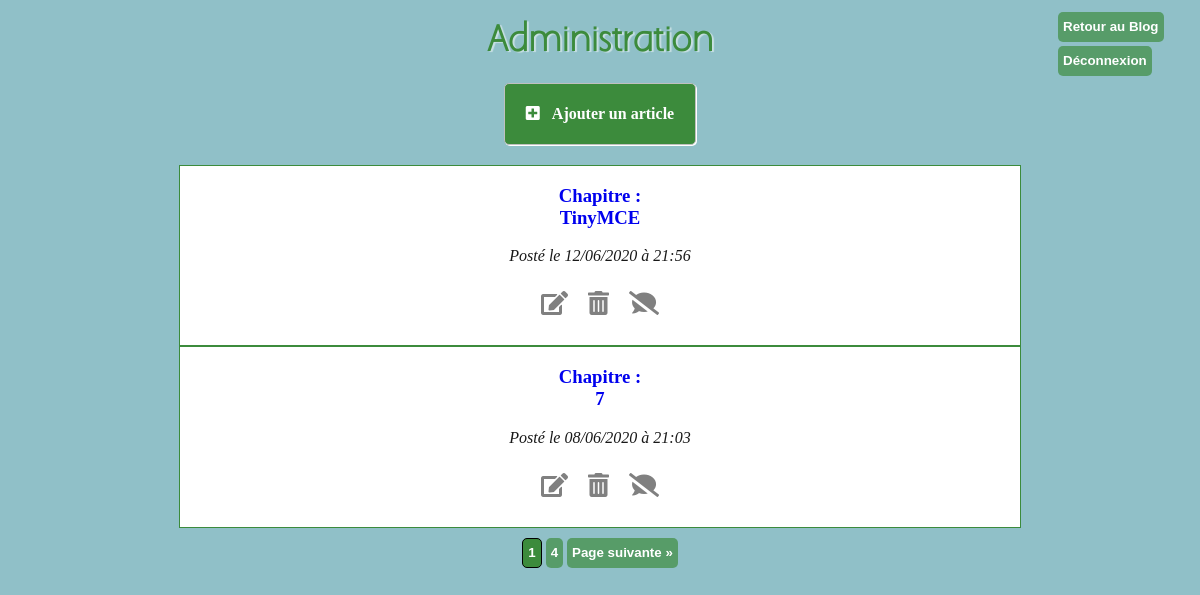
/Index.php?action=administration (signed in), run on an earlier commit of the app's database.
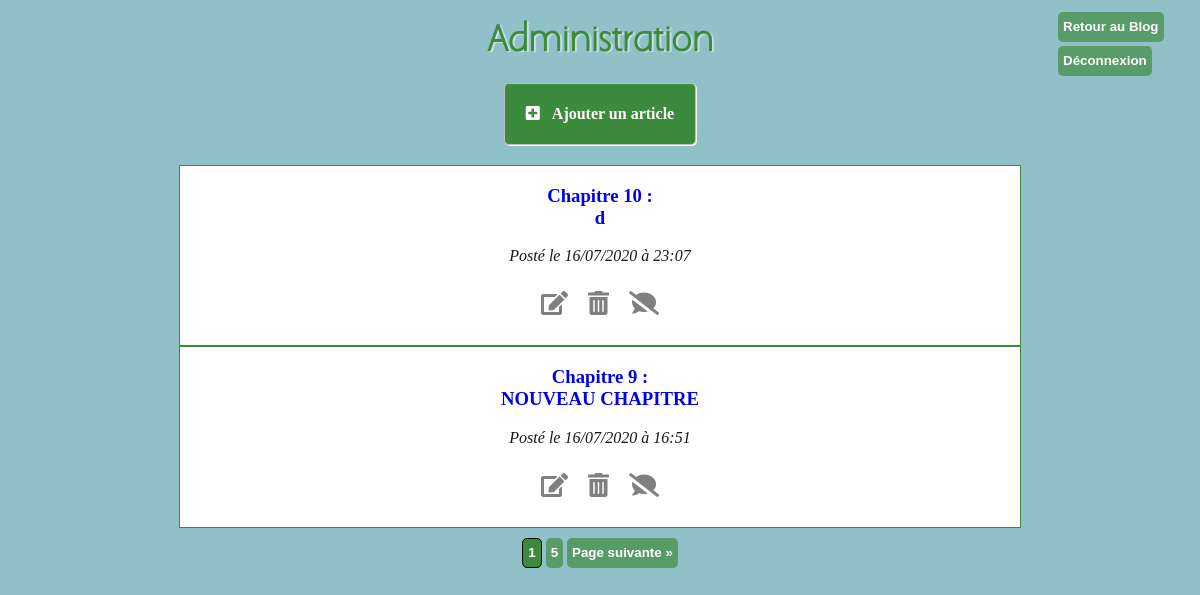
And on a later commit of the database.
### tables this page shows
CREATE TABLE IF NOT EXISTS `articles` (
  `id` int(11) NOT NULL AUTO_INCREMENT,
  `chapter` int(11) NOT NULL,
  `title` varchar(255) DEFAULT NULL,
  `content` text NOT NULL,
  `creation_date` datetime NOT NULL,
  `img` varchar(255) DEFAULT NULL,
  PRIMARY KEY (`id`)
);

### model/Article.php (called while the page is built, shortened)
<?php
class Article {
    protected function dbConnect() {
        $dbPosts = new \PDO('mysql:host=localhost;port=3308;dbname=blog','root', '', array(\PDO::ATTR_ERRMODE =>
        \PDO::ERRMODE_EXCEPTION));
        return $dbPosts;
    }
    public function getPosts($perPage, $offset) {
        $dbPosts = $this->dbConnect();
        $res = $dbPosts->query("SELECT id, chapter, title, content, DATE_FORMAT(creation_date, 'le %d/%m/%Y à %H:%i') AS creation_date_fr, img FROM articles ORDER BY id DESC LIMIT $perPage OFFSET $offset");
        return $res;
    }
    public function countPosts() {
        $dbPosts = $this->dbConnect();
        $nbPosts = $dbPosts->query("SELECT COUNT(*) FROM articles")->fetch(\PDO::FETCH_NUM)[0];
        return $nbPosts;
    }
}
?>

### view/backend/adminView.php (the view, shortened to what this page needs)
<section>
    <div class="container">
        <div class="title">
            <h1>Administration</h1>
        </div>
        <div class="addPost block"><a href="Index.php?action=createPost">
        <p><i class="fas fa-plus-square"></i>Ajouter un article</p>
        </a></div>
        <?php while ($post = $posts->fetch() ) { ?>
            <div class="article">
                <h3><a href="index.php?action=post&amp;id=<?= $post['id'] ?>"> Chapitre <?= $post['chapter']; ?> : <br /><?= $post['title']; ?></a></h3>
                <p><em>Posté <?= $post['creation_date_fr']; ?></em></p>
                <div class="options_icn post_options">
                    <div class="editPost">
                        <a href="index.php?action=editPost&amp;id=<?= $post['id'] ?>&amp;img=<?= $post['img'] ?>&amp;token=<?= $_SESSION['token'] ?>"><i class="fas fa-edit" title="Modifier l'article"></i></a>
                    </div>
                    <div class="deletePost">
                        <a href="index.php?action=confirmDeletePost&amp;id=<?= $post['id'] ?>&amp;img=<?= $post['img'] ?>&amp;token=<?= $_SESSION['token'] ?>"><i class="fas fa-trash-alt" title="Supprimer l'article"></i></a>
                    </div>
                    <div class="deleteComment">
                        <a href="index.php?action=listComment&amp;id=<?= $post['id'] ?>"><i class="fas fa-comment-slash" title="Supprimer un commentaire"></i></a>
                    </div>
                </div>
            </div>
        <?php } ?>
        <div class="pagination_block">
                <input type="button" value="<?= $currentPage?>" class="bttn current">
                <?php if ($currentPage < $pages) { ?>
                    <a href="Index.php?action=administration&amp;page=<?= $pages ?>"><input type="button" value="<?= $pages ?>" class="bttn"></a>
                    <a href="Index.php?action=administration&amp;page=<?= $currentPage + 1 ?>"><input type="button" value="Page suivante »" class="bttn"></a>
                <?php }   ?>
        </div>
    </div>
</section>
<?php $content = ob_get_clean();
require('view/frontend/Template.php'); ?>

What changed in the data, as far as the page shows it:
removed articles: title "TinyMCE", creation_date_fr "le 12/06/2020 à 21:56"
no longer on this page (row edited): articles: title "7", creation_date_fr "le 08/06/2020 à 21:03"
added articles: chapter "10", title "d", creation_date_fr "le 16/07/2020 à 23:07"
added articles: chapter "9", title "NOUVEAU CHAPITRE", creation_date_fr "le 16/07/2020 à 16:51"
Also different on the page:
form field value: "4" → "5"
